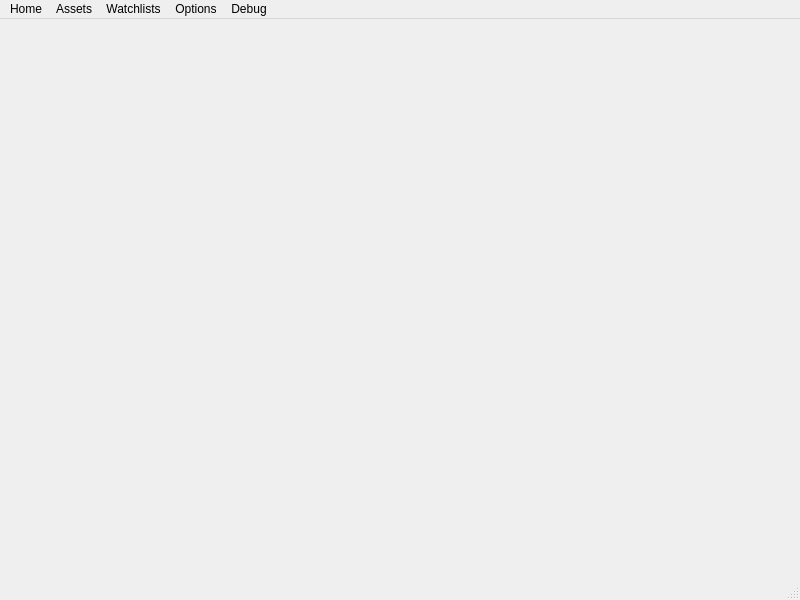
<?xml version="1.0" encoding="UTF-8"?>
<ui version="4.0">
 <class>MainWindow</class>
 <widget class="QMainWindow" name="MainWindow">
  <property name="geometry">
   <rect>
    <x>0</x>
    <y>0</y>
    <width>800</width>
    <height>600</height>
   </rect>
  </property>
  <property name="sizePolicy">
   <sizepolicy hsizetype="Fixed" vsizetype="Fixed">
    <horstretch>0</horstretch>
    <verstretch>0</verstretch>
   </sizepolicy>
  </property>
  <property name="windowTitle">
   <string>CellarstoneTradingApp</string>
  </property>
  <widget class="QWidget" name="centralwidget">
   <property name="sizePolicy">
    <sizepolicy hsizetype="Maximum" vsizetype="Maximum">
     <horstretch>0</horstretch>
     <verstretch>0</verstretch>
    </sizepolicy>
   </property>
   <property name="styleSheet">
    <string notr="true"/>
   </property>
   <layout class="QGridLayout" name="gridLayout">
    <item row="0" column="0">
     <widget class="QStackedWidget" name="pageBox">
      <property name="sizePolicy">
       <sizepolicy hsizetype="Preferred" vsizetype="Preferred">
        <horstretch>0</horstretch>
        <verstretch>0</verstretch>
       </sizepolicy>
      </property>
      <property name="currentIndex">
       <number>1</number>
      </property>
      <widget class="QWidget" name="page"/>
      <widget class="QWidget" name="page_2"/>
     </widget>
    </item>
   </layout>
  </widget>
  <widget class="QMenuBar" name="menubar">
   <property name="geometry">
    <rect>
     <x>0</x>
     <y>0</y>
     <width>800</width>
     <height>23</height>
    </rect>
   </property>
   <widget class="QMenu" name="menuAssets">
    <property name="title">
     <string>Assets</string>
    </property>
    <addaction name="actionStocksAsset"/>
    <addaction name="actionFuturesAsset"/>
   </widget>
   <widget class="QMenu" name="menuWatchlists">
    <property name="title">
     <string>Watchlists</string>
    </property>
    <addaction name="actionStocksWatchlist"/>
    <addaction name="actionFuturesWatchlist"/>
    <addaction name="actionOptionsWatchlist"/>
   </widget>
   <widget class="QMenu" name="menuHome">
    <property name="title">
     <string>Home</string>
    </property>
    <addaction name="actionHomePage"/>
   </widget>
   <widget class="QMenu" name="menuDebug">
    <property name="title">
     <string>Debug</string>
    </property>
    <addaction name="actionThreads"/>
    <addaction name="actionRealtimeData"/>
   </widget>
   <widget class="QMenu" name="menuOptions">
    <property name="title">
     <string>Options</string>
    </property>
    <addaction name="actionManual_Calc"/>
   </widget>
   <addaction name="menuHome"/>
   <addaction name="menuAssets"/>
   <addaction name="menuWatchlists"/>
   <addaction name="menuOptions"/>
   <addaction name="menuDebug"/>
  </widget>
  <widget class="QStatusBar" name="statusbar"/>
  <action name="actionStocksAsset">
   <property name="text">
    <string>Stocks</string>
   </property>
  </action>
  <action name="actionFuturesAsset">
   <property name="text">
    <string>Futures</string>
   </property>
  </action>
  <action name="actionStocksWatchlist">
   <property name="text">
    <string>Stocks</string>
   </property>
  </action>
  <action name="actionFuturesWatchlist">
   <property name="text">
    <string>Futures</string>
   </property>
  </action>
  <action name="actionOptionsWatchlist">
   <property name="text">
    <string>Options</string>
   </property>
  </action>
  <action name="actionHomePage">
   <property name="text">
    <string>HomePage</string>
   </property>
  </action>
  <action name="actionThreads">
   <property name="text">
    <string>Threads</string>
   </property>
  </action>
  <action name="actionManual_Calc">
   <property name="text">
    <string>Manual Calc</string>
   </property>
  </action>
  <action name="actionRealtimeData">
   <property name="text">
    <string>Realtime data</string>
   </property>
  </action>
 </widget>
 <resources/>
 <connections/>
</ui>
